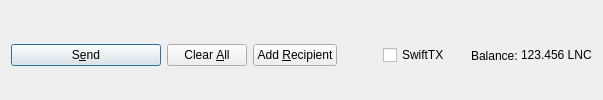
         <widget class="QFrame" name="frame_Send">
          <layout class="QHBoxLayout" name="horizontalLayout">
           <property name="bottomMargin">
            <number>0</number>
           </property>
           <item>
            <widget class="QPushButton" name="sendButton">
             <property name="minimumSize">
              <size>
               <width>150</width>
               <height>0</height>
              </size>
             </property>
             <property name="toolTip">
              <string>Confirm the send action</string>
             </property>
             <property name="text">
              <string>S&amp;end</string>
             </property>
             <property name="icon">
              <iconset resource="../lenderschain.qrc">
               <normaloff>:/icons/send</normaloff>:/icons/send</iconset>
             </property>
             <property name="autoDefault">
              <bool>false</bool>
             </property>
             <property name="default">
              <bool>true</bool>
             </property>
            </widget>
           </item>
           <item>
            <widget class="QPushButton" name="clearButton">
             <property name="sizePolicy">
              <sizepolicy hsizetype="Minimum" vsizetype="Fixed">
               <horstretch>0</horstretch>
               <verstretch>0</verstretch>
              </sizepolicy>
             </property>
             <property name="toolTip">
              <string>Clear all fields of the form.</string>
             </property>
             <property name="text">
              <string>Clear &amp;All</string>
             </property>
             <property name="icon">
              <iconset resource="../lenderschain.qrc">
               <normaloff>:/icons/remove</normaloff>:/icons/remove</iconset>
             </property>
             <property name="autoDefault">
              <bool>false</bool>
             </property>
            </widget>
           </item>
           <item>
            <widget class="QPushButton" name="addButton">
             <property name="toolTip">
              <string>Send to multiple recipients at once</string>
             </property>
             <property name="text">
              <string>Add &amp;Recipient</string>
             </property>
             <property name="icon">
              <iconset resource="../lenderschain.qrc">
               <normaloff>:/icons/add</normaloff>:/icons/add</iconset>
             </property>
             <property name="autoDefault">
              <bool>false</bool>
             </property>
            </widget>
           </item>
           <item>
            <spacer name="horizontalSpacer">
             <property name="orientation">
              <enum>Qt::Horizontal</enum>
             </property>
             <property name="sizeHint" stdset="0">
              <size>
               <width>40</width>
               <height>20</height>
              </size>
             </property>
            </spacer>
           </item>
           <item>
            <layout class="QHBoxLayout" name="horizontalLayout_2">
             <property name="spacing">
              <number>3</number>
             </property>
             <item>
              <widget class="QCheckBox" name="checkSwiftTX">
               <property name="enabled">
                <bool>true</bool>
               </property>
               <property name="minimumSize">
                <size>
                 <width>85</width>
                 <height>0</height>
                </size>
               </property>
               <property name="text">
                <string>SwiftTX</string>
               </property>
              </widget>
             </item>
             <item>
              <widget class="QLabel" name="label">
               <property name="text">
                <string>Balance:</string>
               </property>
              </widget>
             </item>
             <item>
              <widget class="QLabel" name="labelBalance">
               <property name="sizePolicy">
                <sizepolicy hsizetype="Preferred" vsizetype="Fixed">
                 <horstretch>0</horstretch>
                 <verstretch>0</verstretch>
                </sizepolicy>
               </property>
               <property name="cursor">
                <cursorShape>IBeamCursor</cursorShape>
               </property>
               <property name="text">
                <string notr="true">123.456 LNC</string>
               </property>
               <property name="textInteractionFlags">
                <set>Qt::LinksAccessibleByMouse|Qt::TextSelectableByKeyboard|Qt::TextSelectableByMouse</set>
               </property>
              </widget>
             </item>
            </layout>
           </item>
          </layout>
         </widget>
